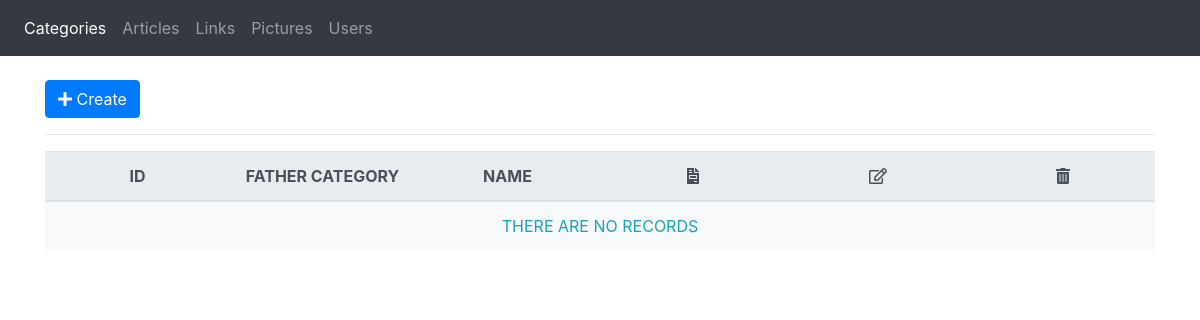
The app's page /?c=category, older data.
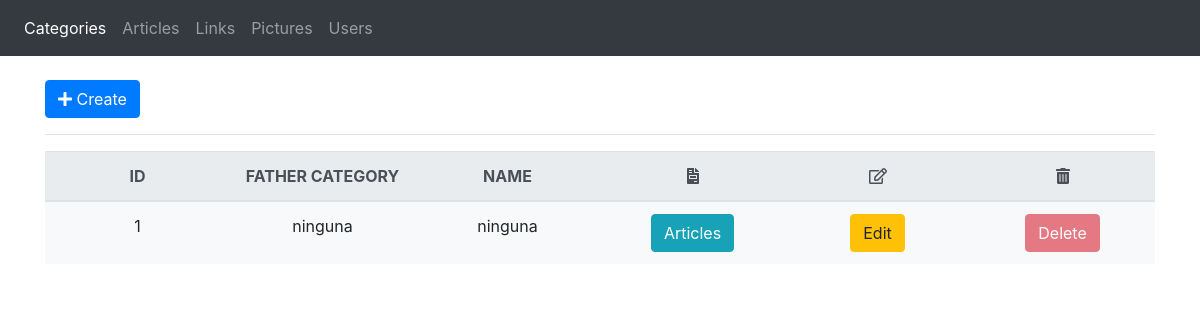
The same page, newer data.
### tables this page shows
CREATE TABLE CMS_CATEGORIES (
  category_father_id int(30) DEFAULT NULL,
  category_id int(30) NOT NULL AUTO_INCREMENT,
  name varchar(50) DEFAULT NULL,
  PRIMARY KEY (category_id)
);

### app/controller/category.controller.php (called while the page is built, shortened)
<?php
require_once (Settings::PATH['models'].'/category.model.php');
class CategoryController {
    private $categoryModel;
    public function __CONSTRUCT() {
        $this->categoryModel = new Category();
    }
    public function index() {
        $categories = $this->getAll();
        require_once (Settings::PATH['views'].'/category/category.php');
    }
    public function getAll() {
        return $this->categoryModel->getAll();
    }
}

### app/core/db.conf.php (called while the page is built)
<?php
class Database {
    public static function StartUp() {
        $pdo = new PDO(
            "mysql:host=".Settings::DB['host'].";
            dbname=".Settings::DB['name'].";
            charset=utf8",
            Settings::DB['user'],
            Settings::DB['pass']
        );
        $pdo->setAttribute(PDO::ATTR_ERRMODE, PDO::ERRMODE_EXCEPTION);
        return $pdo;
    }
}

### app/model/category.model.php (called while the page is built, shortened)
<?php
require_once (Settings::PATH['entities'].'/category.entity.php');
class Category {
	private $pdo;
	public function __CONSTRUCT() {
		try {
			$this->pdo = Database::StartUp();
		}
		catch(Exception $e) {
			die($e->getMessage());
		}
	}
	public function getAll() {
		try {
			$sql = "SELECT * FROM CMS_CATEGORIES";
			$stm = $this->pdo->prepare($sql);
			$stm->execute();
			return $stm->fetchAll(PDO::FETCH_CLASS, 'CategoryEntity');
		}
		catch(Exception $e) {
			die($e->getMessage());
		}
	}
}

### app/entity/category.entity.php (called while the page is built, shortened)
<?php
class CategoryEntity {
	private $id;
	private $idCategoryFather;
	private $name;
	private $category_id;
	private $category_father_id;
	public function __CONSTRUCT() {
		try {
			$this->id = (int) $this->category_id;
			$this->idCategoryFather = (int) $this->category_father_id;
		}
		catch(Exception $e) {
			die($e->getMessage());
		}
	}
	public function getId() {
		return $this->id;
	}
	public function getIdCategoryFather() {
		return $this->idCategoryFather;
	}
	public function getName() {
		return $this->name;
	}
}

### app/view/category/category.php (the view)
<a class="btn btn-primary text-center" href="?c=category&a=create"><i class="fas fa-plus"></i> Create</a>
<hr/>
<table class="table table-hover">
    <thead class="thead-light">
        <th class="text-center">ID</th><th class="text-center">FATHER CATEGORY</th><th class="text-center">NAME</th>
        <th class="text-center"><i class="fas fa-file-invoice"></i></th>
        <th class="text-center"><i class="far fa-edit"></i></th>
        <th class="text-center"><i class="fas fa-trash-alt"></i></th>
    </thead>
    <?php if ($categories != null) { ?>
        <?php foreach($categories as $category): ?>
            <tr class="<?php if ($category->getId() < 2) echo 'bg-light'?>">
                <td class="text-center"><?php echo $category->getId(); ?></td>
                <?php foreach($categories as $categoryFather): ?>
                    <?php if ($categoryFather->getId() == $category->getIdCategoryFather()) echo "<td class='text-center'>".$categoryFather->getName()."</td>"; ?>
                <?php endforeach; ?>
                <td class="text-center"><?php echo $category->getName(); ?></td>
                <td class="text-center">
                    <a class="btn btn-info" href="?c=article&a=list&idCategory=<?php echo $category->getId(); ?>">Articles</a>
                </td>
                <td class="text-center">
                    <a class="btn btn-warning" href="?c=category&a=edit&id=<?php echo $category->getId(); ?>">Edit</a>
                </td>
                <td class="text-center">
                    <a class="btn btn-danger <?php if ($category->getId() < 2) echo 'disabled'?>" onclick="javascript:return confirm('Do you want delete this category?');" href="?c=category&a=delete&id=<?php echo $category->getId(); ?>">Delete</a>
                </td>
            </tr>
        <?php endforeach; ?>
    <?php } else { ?>
        <tr>
            <td colspan="6" class="text-center text-info bg-light"> THERE ARE NO RECORDS </td>
        </tr>
    <?php } ?>
</table>

### app/view/layouts/header.php (shortened to what this page needs)
<!DOCTYPE html>
<html lang="es">
	<head>
		<link href="./assets/plugins/bootstrap-4.1.3-dist/css/bootstrap.min.css" rel="stylesheet">
		<link href="./assets/plugins/fontawesome-5.4.1/css/all.min.css" rel="stylesheet">
		<link href="./app/styles/style.css" rel="stylesheet">
	</head>
    <body>
		<header>
			<nav class="navbar navbar-expand-lg navbar-dark bg-dark">
				<div class="navbar-nav">
					<a class="nav-item nav-link <?php if ($_REQUEST['c'] == 'category') echo 'active'; ?>" href="?c=category">Categories</a>
					<a class="nav-item nav-link <?php if ($_REQUEST['c'] == 'article') echo 'active'; ?>" href="?c=article">Articles</a>
					<a class="nav-item nav-link <?php if ($_REQUEST['c'] == 'link') echo 'active'; ?>" href="?c=link">Links</a>
					<a class="nav-item nav-link <?php if ($_REQUEST['c'] == 'picture') echo 'active'; ?>" href="?c=picture">Pictures</a>
					<a class="nav-item nav-link <?php if ($_REQUEST['c'] == 'user') echo 'active'; ?>" href="?c=user">Users</a>
				</div>
			</nav>
		</header>
		<div class="container">
		<br>

### index.php (shortened to what this page needs)
<?php
require_once (Settings::PATH['core'].'/db.conf.php');
$controller = 'home';
require_once (Settings::PATH['views'].'/layouts/header.php');
if(!isset($_REQUEST['c'])) {
    require_once (Settings::PATH['controllers']."/$controller.controller.php");
    $controller = ucwords($controller) . 'Controller';
    $controller = new $controller;
    $controller->index();
}
else {
    $action = isset($_REQUEST['a']) ? $_REQUEST['a'] : 'index';
    $controller = new $controller;
    call_user_func(array($controller, $action));
}
require_once (Settings::PATH['views']."/layouts/footer.php");

### app/view/layouts/footer.php (shortened to what this page needs)
        </div>
    </body>
</html>

### app/styles/style.css (style rules this page uses)
.table { table-layout:fixed; }
.table td { white-space: nowrap; overflow: hidden; text-overflow: ellipsis; }

Row changes from the older to the newer data that the page shows:
added cms_categories: category_id "1", name "ninguna"
Text that changed along with them:
text no longer shown: "THERE ARE NO RECORDS"
